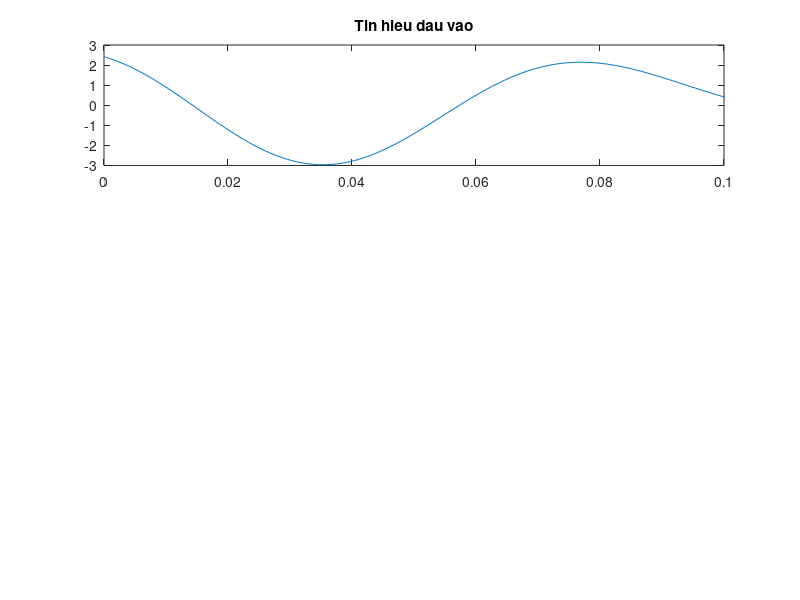

Source code (MATLAB): (Note: this script raises an error after producing the figure.)
clear all;
clc;
fc=300;
fs=8*fc;
A=2;
t=[0:1/fs:1];
s=2*cos(20*pi*t+pi/4)+cos(30*pi*t);
subplot(311)
plot(t,s)
axis([0 0.1 -3 3]);
title('Tin hieu dau vao');
y=ammod(s,fc,fs,A);
subplot(312)
plot(t,y)
axis([0 0.1 -3 3])
title('Tin hieu sau khi dieu che');
m=amdemod(y,fc,fs,A);
subplot(313)
plot(t,m)
axis([0 0.1 -3 3])
title('Tin hieu sau giai dieu che');
